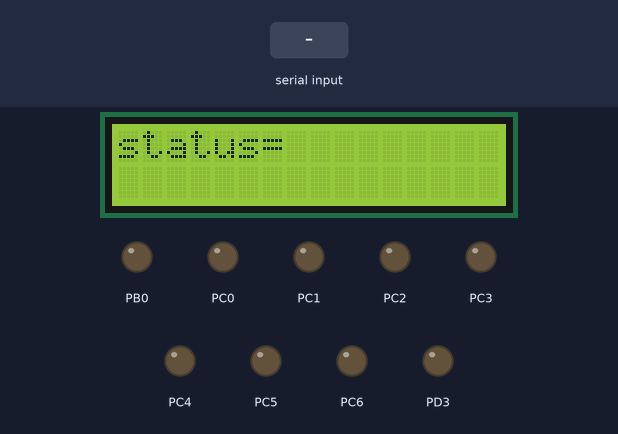
A program run on a simulated ATmega32, built with avr-gcc and emulated at 16 MHz. Parts: 16×2 character LCD, output pins drawn as LEDs (lit = HIGH). Wiring (inferred from the names in the program): character LCD (HD44780): RS PB1; R/W PB2; E PB3; data PA0, PA1, PA2, PA3, PA4, PA5, PA6, PA7. The test bench sets the inputs (shaded band). Pins used as bus, display or sensor lines are not drawn.

Above: at 1.2 s.
1.3 s: "1" received over Serial
At 2.0 s:
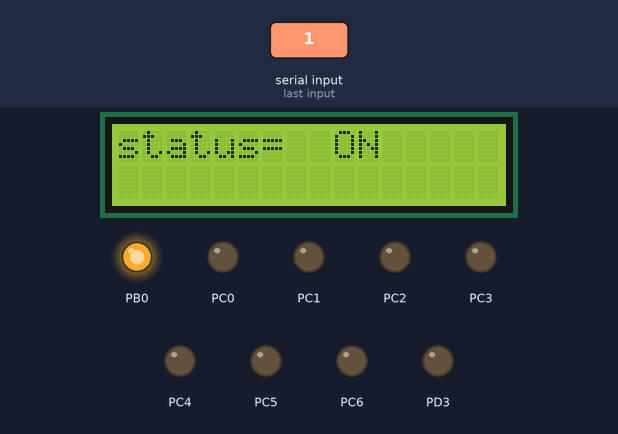
2.8 s: "2" received over Serial
At 3.6 s:
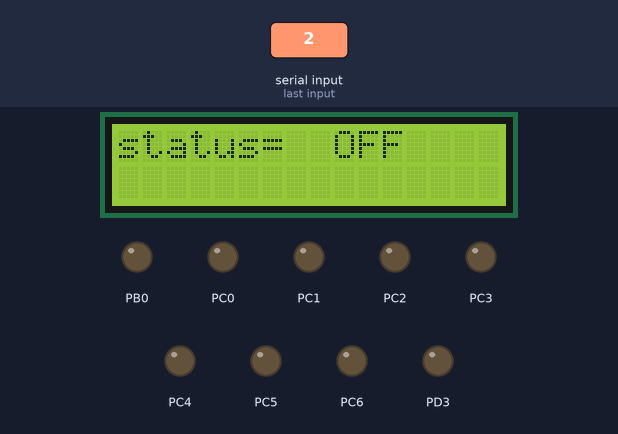
Timing chart, 0 to 5.8 s (numbered marks = the images above; inputs shaded):
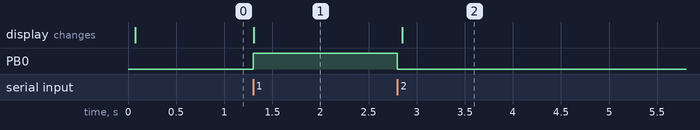

The program:

main.c
```c
/*================================================*/
/*===================UART RECIEVER================*/
/*===================Mohmamed salah===============*/
/*==================25April 2023==================*/
/*================================================*/


#include <avr/io.h>
#define F_CPU 16000000UL
#include "avr/delay.h"
#include <avr/interrupt.h>
#include "STD_types.h"
#include "Bit_math.h"
#include "DIO_interface.h"
#include "LCD_interface.h"
#include "UART_interface.h"
u8 data='n';


typedef enum status{

	ON,
	OFF,
	undefined
	}l_status;


int main(void)
{

	DIO_Void_Init();
	LCD_Void_Init();
	/*USART_Init(9600);*/
	uart_initialization(9600);
    l_status lamp_status=undefined;
	while (1)
	{

		//display data
		 LCD_voidSetCursor(0,0);
		 LCD_voidSendString("status=");
		 LCD_voidSetCursor(0,9);
		 data=recieve_uart();


		 if (data=='1')
		 {
			 lamp_status=ON;
		 }else if (data=='2')
		 {
			 lamp_status=OFF;
		 }
		 //update lamp status

     			 if (lamp_status==ON)
     			 {
	     			 DIO_Void_SetPin(DIO_U8_PORTB,DIO_U8_Pin0);
					 LCD_voidSendString("ON ");
     			 }else if (lamp_status==OFF)
     			 {
	     			 DIO_Void_ClearPin(DIO_U8_PORTB,DIO_U8_Pin0);
					  LCD_voidSendString("OFF");
     			 }


	}


}
```

UART_interface.h
```c
#ifndef UART_INTERFACE_H
#define UART_INTERFACE_H


#define F_CPU 16000000UL
#define BAUD_PRESCALE (((F_CPU / (BAUDRATE * 16UL))) - 1)
void uart_initialization(unsigned long BAUDRATE);
void send_uart(u8 uart_sdata);
u8 recieve_uart();
void USART_Init()	;
void RX_Complete_Interrupt_Enable(void);
void TX_Complete_Interrupt_Enable(void);
void Send_UART_NoBlock(u8 uart_sdata);
u8 Recieve_UART_NoBlock(void);
void Recieve_SetCallBack(void(*Local_Fptr)(void));
void Send_SetCallBack(void(*Local_Fptr)(void));
#endif
```

UART_program.c
```c
#include "STD_types.h"
#include "Bit_math.h"
#include "UART_private.h"
#include "UART_configuration.h"
#include "UART_interface.h"
#include <avr/interrupt.h>

static  void(*Recieve_Fptr)(void);
static  void(*Send_Fptr)(void);


void uart_initialization(unsigned long BAUDRATE){

	SetBit(UCSRC,URSEL);
	ClearBit(UCSRA,U2X);
	#if Rx_Complete_Interrupt_E_or_D == Enable
	SetBit(UCSRB,RXCIE);
	#elif Rx_Complete_Interrupt_E_or_D == Disable
	ClearBit(UCSRB,RXCIE);
	#endif

	#if Tx_Complete_Interrupt_E_or_D == Disable
	SetBit(UCSRB,TXCIE);
	#elif Tx_Complete_Interrupt_E_or_D == Disable
	ClearBit(UCSRB,TXCIE);
	#endif


	#if Data_Register_Empty_Interrupt_E_or_D == Enable
	SetBit(UCSRB,UDRIE);
	#elif Data_Register_Empty_Interrupt_E_or_D == Disable
	ClearBit(UCSRB,UDRIE);
	#endif


	#if Reciever_E_or_D ==   Enable
	SetBit(UCSRB,RXEN);
	#elif Reciever_E_or_D  ==  Disable
	ClearBit(UCSRB,RXEN);
	#endif

	#if Transmitter_E_or_D == Enable
	SetBit(UCSRB,TXEN);
	#elif Transmitter_E_or_D  ==  Disable
	ClearBit(UCSRB,TXEN);
	#endif

	#if Character_Size == _5_bits
	SetBit(UCSRC,URSEL);
	ClearBit(UCSRB,UCSZ2);
	ClearBit(UCSRC,UCSZ1);
	ClearBit(UCSRC,UCSZ0);
	#elif Character_Size == _6_bits
	SetBit(UCSRC,URSEL);
	ClearBit(UCSRB,UCSZ2);
	ClearBit(UCSRC,UCSZ1);
	SetBit(UCSRC,UCSZ0);
	#elif Character_Size == _7_bits
	SetBit(UCSRC,URSEL);
	ClearBit(UCSRB,UCSZ2);
	SetBit(UCSRC,UCSZ1);
	ClearBit(UCSRC,UCSZ0);
	#elif Character_Size == _8_bits
	SetBit(UCSRC,URSEL);
	ClearBit(UCSRB,UCSZ2);
	SetBit(UCSRC,UCSZ1);
	SetBit(UCSRC,UCSZ0);
	#elif Character_Size == _9_bits
	SetBit(UCSRC,URSEL);
	SetBit(UCSRB,UCSZ2);
	SetBit(UCSRC,UCSZ1);
	SetBit(UCSRC,UCSZ0);
	#endif

	#if Uart_Mode == Asynchronous
	SetBit(UCSRC,URSEL);
	ClearBit(UCSRC,UMSEL);
	#elif Uart_Mode == Synchronous
	SetBit(UCSRC,URSEL);
	SetBit(UCSRC,UMSEL);
	#endif


	#if Parity_Mode == Even_parity
	SetBit(UCSRC,URSEL);
	SetBit(UCSRC,UPM1);
	ClearBit(UCSRC,UPM0);
	#elif Parity_Mode == Odd_parity
	SetBit(UCSRC,URSEL);
	SetBit(UCSRC,UPM1);
	SetBit(UCSRC,UPM0);
	#elif Parity_Mode == Disable
	SetBit(UCSRC,URSEL);
	ClearBit(UCSRC,UPM1);
	ClearBit(UCSRC,UPM0);
	#endif

	#if Stop_Bits_num == _2_bits   /*_2_bits,_1_bit*/
	SetBit(UCSRC,URSEL);
	SetBit(UCSRC,USBS);
	#elif Stop_Bits_num == _1_bit
	SetBit(UCSRC,URSEL);
	ClearBit(UCSRC,USBS);
	#endif


	/*set baudrate**/

	    UBRRL = BAUD_PRESCALE;							/* Load UBRRL with lower 8 bit of prescale value */
	 	UBRRH = (BAUD_PRESCALE >> 8);					/* Load UBRRH with upper 8 bit of prescale value */

}

void RX_Complete_Interrupt_Enable(void){

	SetBit(UCSRB,RXCIE);

}

void TX_Complete_Interrupt_Enable(void){

	SetBit(UCSRB,TXCIE);

}


void send_uart(u8 uart_sdata){


	while(GetBit(UCSRA,UDRE)==0);

	UDR=uart_sdata;

}
u8 recieve_uart(){

	while(GetBit(UCSRA,RXC)==0);

	return UDR;


}


void Send_UART_NoBlock(u8 uart_sdata){

	UDR=uart_sdata;

}
u8 Recieve_UART_NoBlock(){

	return UDR;
}

void Recieve_SetCallBack(void(*Local_Fptr)(void)){

	Recieve_Fptr=Local_Fptr;

}


void Send_SetCallBack(void(*Local_Fptr)(void)){

	Send_Fptr=Local_Fptr;

}


ISR(USART_RXC_vect){
	if (Recieve_Fptr!=NULLPTR)
	{
		Recieve_Fptr();
	}
}


ISR(USART_TXC_vect){

	if (Send_Fptr!=NULLPTR)
	{
		Send_Fptr();
	}
}
```

LCD_config.h
```c
/*	Date   : 6-24-2022   		   		 */
/*	Version: 0.1				         */
/*	File   : LCD_config.h		     */
/*****************************************/


#ifndef _LCD_CONFIGURATION_H_
#define _LCD_CONFIGURATION_H_


#define LCD_U8_Mode LCD_4Bit_mode
// options (LCD_4Bit_mode,LCD_8Bit_mode)

#define LCD_u8_RS_PORT    DIO_U8_PORTB
#define LCD_u8_RW_PORT    DIO_U8_PORTB
#define LCD_u8_E_PORT     DIO_U8_PORTB

#define LCD_u8_RS_PIN    DIO_U8_Pin1
#define LCD_u8_RW_PIN    DIO_U8_Pin2
#define LCD_u8_E_PIN     DIO_U8_Pin3

#define LCD_u8_Data_PORT  DIO_U8_PORTA


/* assign for 8 bit modes DIO_U8_Pin
#define LCD_u8_D0_PORT     DIO_u8_PORT*
#define LCD_u8_D1_PORT     DIO_u8_PORT*
#define LCD_u8_D2_PORT     DIO_u8_PORT*
#define LCD_u8_D3_PORT     DIO_u8_PORT
#define LCD_u8_D4_PORT     DIO_u8_PORT*
#define LCD_u8_D5_PORT     DIO_u8_PORT*
#define LCD_u8_D6_PORT     DIO_u8_PORT*
#define LCD_u8_D7_PORT     DIO_u8_PORT

#define LCD_u8_D0_PIN     DIO_u8_PIN*
#define LCD_u8_D1_PIN     DIO_u8_PIN*
#define LCD_u8_D2_PIN     DIO_u8_PIN*
#define LCD_u8_D3_PIN     DIO_u8_PIN*
#define LCD_u8_D4_PIN     DIO_u8_PIN*
#define LCD_u8_D5_PIN     DIO_u8_PIN*
#define LCD_u8_D6_PIN     DIO_u8_PIN*
#define LCD_u8_D7_PIN     DIO_u8_PIN* */


#endif
```

UART_configuration.h
```c
#ifndef UART_Configuration_H
#define UART_Configuration_H

#define BAUD 9600
#define Rx_Complete_Interrupt_E_or_D Disable
#define Tx_Complete_Interrupt_E_or_D Disable
#define Data_Register_Empty_Interrupt_E_or_D Disable
#define Reciever_E_or_D    Enable
#define Transmitter_E_or_D  Enable
#define Character_Size _8_bits /*_5_bits,_6_bits,_7_bits,_8_bits*/
#define Uart_Mode Asynchronous /*Asynchronous,Synchronous*/
#define Parity_Mode Disable /*Even_parity,Odd_parity,Disabled*/
#define Stop_Bits_num  _1_bit   /*_2_bits,_1_bit*/

//for synchronous operation only
#define Clock_polarity  Rising_Falling /*Rising_Falling,Falling_Rising*/

#endif
```

LCD_interface.h
```c
/*****************************************/
/*	Date   : 7-12-2022   		   		 */
/*	Version: 0.1				         */
/*	File   : LCD_interface.h		     */
/*****************************************/


#ifndef _LCD_INTERFACE_H_
#define _LCD_INTERFACE_H_


void LCD_Void_Init(void);

void LCD_voidSendData(u8 Local_u8Data);

void LCD_Display_Number(u16 Local_u32Data);

void LCD_voidSendCommand(u8 Local_u8Data);

void LCD_voidClearScreen(void);

void LCD_voidSetCursor(u8 Local_u8Row, u8 Local_u8Column);

void LCD_voidSendString (u8* Local_u8Data);


#endif
```

LCD_prog.c
```c
/*****************************************/
/*	Author : mohamed salah				 */
/*	Date   : 7-12-2022   		   		 */
/*	Version: 0.1				         */
/*****************************************/


#include "STD_types.h"
#include "Bit_math.h"
#define  F_CPU 16000000UL
#include <util/delay.h>
#include "DIO_interface.h"
#include "LCD_private.h"
#include "LCD_config.h"
#include "LCD_interface.h"


#if LCD_U8_Mode == LCD_8Bit_mode

void LCD_Void_Init(void){
	_delay_ms(35);
	LCD_voidSendCommand(0b00111000);
	_delay_ms(1);
	LCD_voidSendCommand(0b00001100);
	_delay_ms(1);
	LCD_voidSendCommand(0b00000001);
	_delay_ms(2);
	LCD_voidSendCommand(0b00000110);


}


void LCD_voidSendData(u8 Local_u8Data){

		// RS - > high
	DIO_Void_SetPin(LCD_u8_RS_PORT , LCD_u8_RS_PIN) ;

	// R/W - > low
    DIO_Void_ClearPin(LCD_u8_RW_PORT , LCD_u8_RW_PIN) ;

	// write command
	DIO_VoidSetPortValue(LCD_u8_Data_PORT , u8 Local_u8Data)

	// enable pulse
	DIO_Void_SetPin(LCD_u8_E_PORT , LCD_u8_E_PIN) ;
	_delay_ms(1);
	DIO_Void_ClearPin(LCD_u8_E_PORT , LCD_u8_E_PIN) ;
	_delay_ms(1);


}

void LCD_voidSendCommand(u8 Local_u8Data){

		// RS - > low
	DIO_Void_ClearPin(LCD_u8_RS_PORT , LCD_u8_RS_PIN) ;

	// R/W - > low
	DIO_Void_ClearPin(LCD_u8_RW_PORT , LCD_u8_RW_PIN) ;

	// write command
	DIO_VoidSetPortValue(LCD_u8_Data_PORT, Local_u8Command);

	// enable pulse
	DIO_Void_SetPin(LCD_u8_E_PORT , LCD_u8_E_PIN) ;
	_delay_ms(1);
	DIO_Void_ClearPin(LCD_u8_E_PORT , LCD_u8_E_PIN) ;
	_delay_ms(1);


}

void LCD_voidClearScreen(void){

	LCD_voidSendCommand(0b00000001);

}

void LCD_voidSetCursor(u8 Local_u8Row , u8 Local_u8Column)
{
	u8 Local_u8Address;
	switch(Local_u8Row)
	{
		case 0:
			Local_u8Address = 0x80 + Local_u8Column;
			break;
		case 1:
			Local_u8Address = 0x80 + 0x40 + Local_u8Column;
			break;
	}

	LCD_voidSendCommand(Local_u8Address);
	_delay_ms(1);
}


#elif LCD_U8_Mode == LCD_4Bit_mode


void LCD_Void_Init(void)

{	_delay_ms(20);
	LCD_voidSendCommand(0x33);
	LCD_voidSendCommand(0x32);	/* Send for 4 bit initialization of LCD  */
	LCD_voidSendCommand(0x28);	/* 2 line, 5*7 matrix in 4-bit mode */
	LCD_voidSendCommand(0x0c);	/* Display on cursor off */
	LCD_voidSendCommand(0x06);	/* Increment cursor (shift cursor to right) */
	LCD_voidSendCommand(0x01);	/* Clear display screen */

}

void LCD_voidSendData(u8 Local_u8Data)
{
	u8 Local_u8Temp;
	// RS - > low
	DIO_Void_SetPin(LCD_u8_RS_PORT , LCD_u8_RS_PIN) ;

	// R/W - > low
	DIO_Void_ClearPin(LCD_u8_RW_PORT , LCD_u8_RW_PIN) ;

	// send high nibble
	Local_u8Temp = Local_u8Data & 0b11110000;
	DIO_VoidSetPortValue(LCD_u8_Data_PORT, Local_u8Temp);

	// enable pulse
    DIO_Void_SetPin(LCD_u8_E_PORT , LCD_u8_E_PIN );
	_delay_ms(1);
	DIO_Void_ClearPin(LCD_u8_E_PORT , LCD_u8_E_PIN) ;
	_delay_ms(1);

	// send low nibble
	Local_u8Temp = Local_u8Data << 4;
	DIO_VoidSetPortValue(LCD_u8_Data_PORT , Local_u8Temp);

	// enable pulse
	DIO_Void_SetPin(LCD_u8_E_PORT , LCD_u8_E_PIN) ;
	_delay_ms(1);
	DIO_Void_ClearPin(LCD_u8_E_PORT , LCD_u8_E_PIN) ;
	_delay_ms(1);
}


void LCD_voidSendCommand(u8 Local_u8Command)
{
	u8 Local_u8Temp;
	// RS - > low
	DIO_Void_ClearPin(LCD_u8_RS_PORT , LCD_u8_RS_PIN) ;

	// R/W - > low
	DIO_Void_ClearPin(LCD_u8_RW_PORT , LCD_u8_RW_PIN) ;

	// send high nibble
	Local_u8Temp = Local_u8Command & 0b11110000;
	DIO_VoidSetPortValue(LCD_u8_Data_PORT , Local_u8Temp);

	// enable pulse
	DIO_Void_SetPin(LCD_u8_E_PORT , LCD_u8_E_PIN) ;
	_delay_ms(1);
	DIO_Void_ClearPin(LCD_u8_E_PORT , LCD_u8_E_PIN) ;
	_delay_ms(1);

	// send low nibble
	Local_u8Temp = Local_u8Command << 4;
	DIO_VoidSetPortValue(LCD_u8_Data_PORT, Local_u8Temp);

	// enable pulse
	DIO_Void_SetPin(LCD_u8_E_PORT , LCD_u8_E_PIN) ;
	_delay_ms(1);
	DIO_Void_ClearPin(LCD_u8_E_PORT , LCD_u8_E_PIN) ;
	_delay_ms(1);
}


void LCD_voidClearScreen(void)
{
	LCD_voidSendCommand(0b00000001);
}

void LCD_voidSendString(u8* Local_u8Data)///how
{
	u8 Local_u8Index = 0;
	while(Local_u8Data[Local_u8Index] != '\0')
	{
		LCD_voidSendData(Local_u8Data[Local_u8Index]);
		Local_u8Index++;
	}
}

void LCD_Display_Number(u16 Local_u32Data){

	u8 Arr_String [6];


	itoa(Local_u32Data,Arr_String,10);

   LCD_voidSendString(Arr_String);

}


void LCD_voidSetCursor(u8 Local_u8Row , u8 Local_u8Column)
{
	u8 Local_u8Address=0x00;
	switch(Local_u8Row)
	{
		case 0:
			Local_u8Address = 0x80 + Local_u8Column;
			break;
		case 1:
			Local_u8Address = 0x80 + 0x40 + Local_u8Column;
			break;
	}

	LCD_voidSendCommand(Local_u8Address);
	_delay_ms(1);
}


#endif
```

Bit_math.h
```c
/***********************************************/
/****By:mohamed salah***************************/
/****DIO_PRIVATE.H   ***************************/
/****24/6/2022 9:35pm Portsaid East**************/


#ifndef BIT_MATH_H_
#define BIT_MATH_H_

#define  SetBit(Val_8_Bit,Bit_Num)      Val_8_Bit=Val_8_Bit|(1<<Bit_Num)
#define  ClearBit(Val_8_Bit,Bit_Num)    Val_8_Bit=Val_8_Bit&~(1<<Bit_Num)
#define  GetBit(Val_8_Bit,Bit_Num)      ((Val_8_Bit>>Bit_Num)&1)
#define  ToggleBit(Val_8_Bit,Bit_Num)   Val_8_Bit=Val_8_Bit^(1<<Bit_Num)
#define  ClearPort(Val_8_Bit)           Val_8_Bit=Val_8_Bit&0b00000000
#define  ConcPort(B7,B6,B5,B4,B3,B2,B1,B0)     (B7<<7)|(B6<<6)|(B5<<5)|(B4<<4)|(B3<<3)|(B2<<2)|(B1<<1)|(B0<<0)

#endif
```

DIO_configuration.h
```c
/***********************************************/
/****By:mohamed salah***************************/
/****DIO_CONFIGURATION.H   ***************************/
/****24/6/2022 9:35pm Portsaid East**************/

#ifndef DIO_CONFIGURATION_H_
#define DIO_CONFIGURATION_H_


//Pin config ( DIO_INPUT  or DIO_OUTPUT)

#define DIO_u8_DIR_PA0  DIO_OUTPUT 	  //lcd
#define DIO_u8_DIR_PA1  DIO_OUTPUT	  //lcd
#define DIO_u8_DIR_PA2  DIO_OUTPUT	  //lcd
#define DIO_u8_DIR_PA3  DIO_OUTPUT	  //lcd
#define DIO_u8_DIR_PA4  DIO_OUTPUT	  //lcd
#define DIO_u8_DIR_PA5  DIO_OUTPUT	  //lcd
#define DIO_u8_DIR_PA6  DIO_OUTPUT	  //lcd
#define DIO_u8_DIR_PA7  DIO_OUTPUT	  //lcd

#define DIO_u8_DIR_PB0  DIO_OUTPUT
#define DIO_u8_DIR_PB1  DIO_OUTPUT    	//lcd
#define DIO_u8_DIR_PB2  DIO_OUTPUT		//lcd
#define DIO_u8_DIR_PB3  DIO_OUTPUT		//lcd
#define DIO_u8_DIR_PB4  DIO_INPUT
#define DIO_u8_DIR_PB5  DIO_INPUT
#define DIO_u8_DIR_PB6  DIO_INPUT
#define DIO_u8_DIR_PB7  DIO_INPUT

#define DIO_u8_DIR_PC0  DIO_OUTPUT
#define DIO_u8_DIR_PC1  DIO_OUTPUT
#define DIO_u8_DIR_PC2  DIO_OUTPUT
#define DIO_u8_DIR_PC3  DIO_OUTPUT  //H-BRIDGE
#define DIO_u8_DIR_PC4  DIO_OUTPUT  //H-BRIDGE
#define DIO_u8_DIR_PC5  DIO_OUTPUT  //H-BRIDGE
#define DIO_u8_DIR_PC6  DIO_OUTPUT  //H-BRIDGE
#define DIO_u8_DIR_PC7  DIO_INPUT

#define DIO_u8_DIR_PD0  DIO_INPUT
#define DIO_u8_DIR_PD1  DIO_INPUT
#define DIO_u8_DIR_PD2  DIO_INPUT
#define DIO_u8_DIR_PD3  DIO_OUTPUT
#define DIO_u8_DIR_PD4  DIO_INPUT
#define DIO_u8_DIR_PD5  DIO_INPUT
#define DIO_u8_DIR_PD6  DIO_INPUT
#define DIO_u8_DIR_PD7  DIO_INPUT

#define DIO_u8_DIR_PORTA  ConcPort(DIO_u8_DIR_PA7,DIO_u8_DIR_PA6,DIO_u8_DIR_PA5,DIO_u8_DIR_PA4,DIO_u8_DIR_PA3,DIO_u8_DIR_PA2,DIO_u8_DIR_PA1,DIO_u8_DIR_PA0)
#define DIO_u8_DIR_PORTB  ConcPort(DIO_u8_DIR_PB7,DIO_u8_DIR_PB6,DIO_u8_DIR_PB5,DIO_u8_DIR_PB4,DIO_u8_DIR_PB3,DIO_u8_DIR_PB2,DIO_u8_DIR_PB1,DIO_u8_DIR_PB0)
#define DIO_u8_DIR_PORTC  ConcPort(DIO_u8_DIR_PC7,DIO_u8_DIR_PC6,DIO_u8_DIR_PC5,DIO_u8_DIR_PC4,DIO_u8_DIR_PC3,DIO_u8_DIR_PC2,DIO_u8_DIR_PC1,DIO_u8_DIR_PC0)
#define DIO_u8_DIR_PORTD  ConcPort(DIO_u8_DIR_PD7,DIO_u8_DIR_PD6,DIO_u8_DIR_PD5,DIO_u8_DIR_PD4,DIO_u8_DIR_PD3,DIO_u8_DIR_PD2,DIO_u8_DIR_PD1,DIO_u8_DIR_PD0)

#endif
```

DIO_interface.h
```c
/***********************************************/
/****By:mohamed salah***************************/
/****DIO_INTERFACE.H   ***************************/
/****24/6/2022 9:35pm Portsaid East**************/

#ifndef DIO_INTERFACE_H_
#define DIO_INTERFACE_H_


#define DIO_u8_HIGH 1
#define DIO_u8_LOW  0

void DIO_Void_Init(void);


// DIO_U8_PORT ( DIO_U8_PORTA or DIO_U8_PORTB OR DIO_U8_PORTC OR DIO_U8_PORTD )

/* DIO_U8_Pin  (DIO_U8_Pin0 or DIO_U8_Pin1 or DIO_U8_Pin2 or DIO_U8_Pin3 or DIO_U8_Pin4 or
                DIO_U8_Pin5  or DIO_U8_Pin6 or DIO_U8_Pin7 ) */

void DIO_Void_SetPin(u8 DIO_U8_PORT , u8 DIO_U8_Pin) ;
void DIO_Void_ClearPin(u8 DIO_U8_PORT , u8 DIO_U8_Pin) ;
u8 DIO_VoidGetPinValue(u8 DIO_U8_PORT,u8 DIO_U8_Pin);
void DIO_VoidSetPortValue(u8 DIO_u8Port , u8 DIO_u8Val);


#define DIO_U8_PORTA 5
#define DIO_U8_PORTB 6
#define DIO_U8_PORTC 7
#define DIO_U8_PORTD 8

#define DIO_U8_Pin0  0
#define DIO_U8_Pin1  1
#define DIO_U8_Pin2  2
#define DIO_U8_Pin3  3
#define DIO_U8_Pin4  4
#define DIO_U8_Pin5  5
#define DIO_U8_Pin6  6
#define DIO_U8_Pin7  7


#endif
```

DIO_private.h
```c
/***********************************************/
/****By:mohamed salah***************************/
/****DIO_PRIVATE.H   ***************************/
/****24/6/2022 9:35pm Portsaid East**************/

#ifndef DIO_PRIVATE_H_
#define DIO_PRIVATE_H_


#define PORTA *((volatile u8*)0x3B)
#define DDRA  *((volatile u8*)0x3A)
#define PINA  *((volatile u8*)0x39)

#define PORTB *((volatile u8*)0x38)
#define DDRB  *((volatile u8*)0x37)
#define PINB  *((volatile u8*)0x36)

#define PORTC *((volatile u8*)0x35)
#define DDRC  *((volatile u8*)0x34)
#define PINC  *((volatile u8*)0x33)

#define PORTD *((volatile u8*)0x32)
#define DDRD  *((volatile u8*)0x31)
#define PIND  *((volatile u8*)0x30)


#define DIO_OUTPUT		1
#define DIO_INPUT		0

#define DIO_u8_ERROR       255


#endif
```

LCD_private.h
```c
/*****************************************/
/*	Date   : 7-12-2022   		   		 */
/*	Version: 0.1				         */
/*	File   : LCD_Private.h		         */
/*****************************************/


#ifndef _LCD_PRIVATE_H_
#define _LCD_PRIVATE_H_

#define LCD_4Bit_mode  4
#define LCD_8Bit_mode  8


#endif
```

STD_types.h
```c
/***********************************************/
/****By:mohamed salah***************************/
/****STD_TYPE.H      ***************************/
/****24/6/2022 9:35pm Portsaid East**************/


#ifndef STD_TYPE
#define STD_TYPE


typedef unsigned char        u8;
typedef unsigned short int  u16;
typedef unsigned int        u32;
typedef unsigned long int   u64;

typedef  char                s8;
typedef  short int          s16;
typedef  int                s32;
typedef  long int           s64;


typedef  float              f32;
typedef  double             f64;

#define   NULL     0
#define   NULLPTR  ((void*)0)

#endif
```

Source omitted: DIO_program.c (2005 bytes), UART_private.h (1027 bytes)

Measured:
- after the input at 1.3 s, PB0: LOW → HIGH at once; the display: changes at once (image 1)
- after the input at 2.8 s, PB0: HIGH → LOW at once; the display: changes after 0.05 s (image 2)
